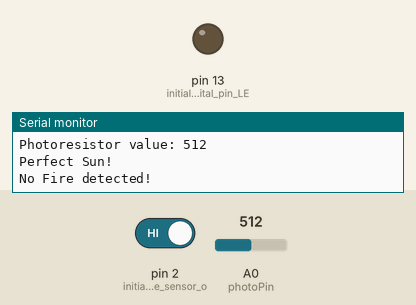
This sketch was run on a simulated Arduino Uno, built with avr-gcc and run on an emulated ATmega328P. On the bench: output pins drawn as LEDs (lit = HIGH), the last lines printed to the serial monitor. The inputs (shaded band) are chosen by the test bench; at power-on: pin 2 (initialize_Flame_sensor_o) HIGH, A0 (photoPin) = 512.

Above: at 2.9 s.
3.0 s: pin 2 (initialize_Flame_sensor_o) driven LOW
At 4.7 s:
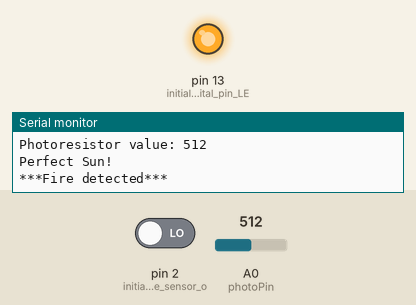
10.0 s: pin 2 (initialize_Flame_sensor_o) driven HIGH
At 12.0 s:
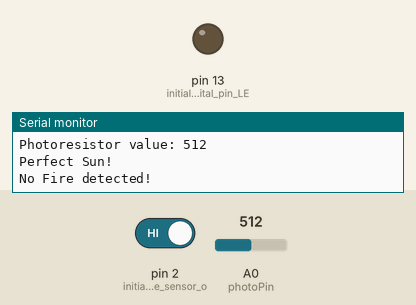
Timing chart, 0 to 13.5 s (numbered marks = the images above; inputs shaded):
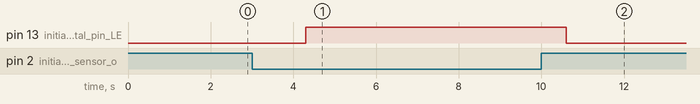

The sketch:

3rd_part_bluetooth.ino
```cpp
// Brightness and Fire

int photoPin = A0;

void setup() {
  pinMode(2, INPUT); //initialize Flame sensor output pin connected pin as input.
  pinMode(LED_BUILTIN, OUTPUT);// initialize digital pin LED_BUILTIN as an output.
  Serial.begin(9600);// initialize serial communication @ 9600 baud:
}

void loop() {
  // PHOTORESISTOR
  int light = analogRead(photoPin);
  Serial.print("Photoresistor value: ");
  Serial.println(light);
  delay(100);
  if (light <=  150) {
    Serial.println("***Too Dark***");
  }
  if (light >  150) {
    Serial.println("Perfect Sun!");
  }
  Serial.println();

  // FIRE SENSOR
  int fire = digitalRead(2);
  if (fire == 0 )
  {
    digitalWrite(LED_BUILTIN, HIGH); // Led ON
    Serial.println("***Fire detected***");
  }
  else
  {
    digitalWrite(LED_BUILTIN, LOW); // Led OFF
    Serial.println("No Fire detected!");
  }
  Serial.println("");
  delay(2000);
}
```

Measured:
- after the input at 3.0 s, pin 13 (initialize_digital_pin_LE): LOW → HIGH after 1.3 s
- after the input at 10.0 s, pin 13 (initialize_digital_pin_LE): HIGH → LOW after 0.60 s
